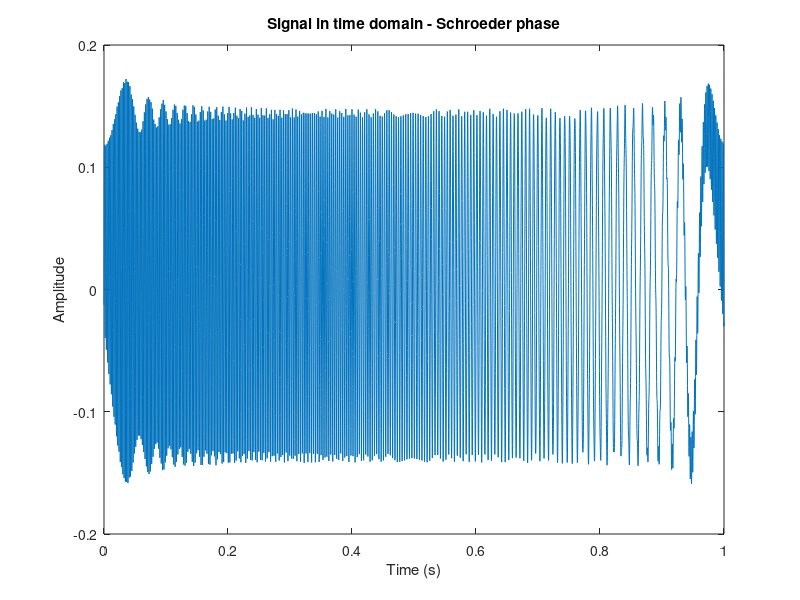
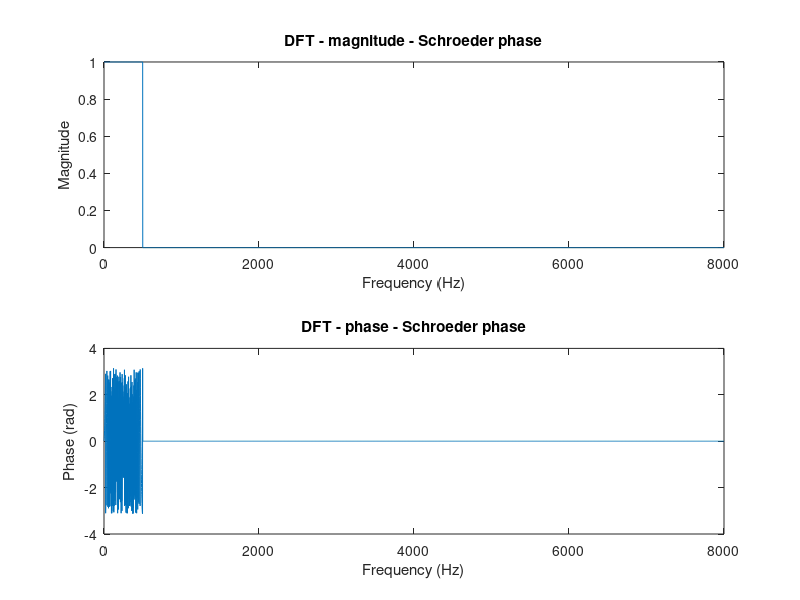

Recreate these plots in MATLAB, in order.
clear; close all; clc;

freq_res = 1;   % Frequency resolution in Hz
fs = 8000;      % Sampling frequency in Hz
rep = 1;       % Number of periods

T = 1/freq_res; % period
t = 0:1/fs:T; % Time axis
N = length(t); % Number of samples

K = 500; % Excited frequencies

RMS_sig = 0.1; % RMS value of the signal

X_schr = zeros(N, 1); % Initialize the spectrum
X_const = zeros(N, 1); % Initialize the spectrum
X_unif = zeros(N, 1); % Initialize the spectrum
X_rand = zeros(N, 1); % Initialize the spectrum
%X_rand_noise = randn(N, 1) + 1j * randn(N, 1);

for k = 1:K*T
    phi_schr = (k*(k+1)*pi)/K; % Schroeder phase
    phi_const = 0; % Constant phase
    phi_unif = unifrnd(-pi, pi); % Uniform phase
    phi_rand = randn(1,1); % Random phase
    X_schr(k) = exp(1j*phi_schr);
    X_const(k) = exp(1j*phi_const);
    X_unif(k) = exp(1j*phi_unif);
    X_rand(k) = exp(1j*phi_rand);
end

x_schr = N*real(ifft(X_schr)); % Generate the signal
x_const = N*real(ifft(X_const)); % Generate the signal
x_unif = N*real(ifft(X_unif)); % Generate the signal
x_rand = N*real(ifft(X_rand)); % Generate the signal
%x_rand_noise = N*real(ifft(X_rand_noise)); % Generate the signal
x_rand_noise = randn(N,1); % Periodic noise signal
[b, a] = cheby1(5,2,K/(fs/2),'low');
x_rand_noise = filter(b,a,x_rand_noise);

x_schr = x_schr*RMS_sig/rms(x_schr); % Normalize the signal
x_const = x_const*RMS_sig/rms(x_const); % Normalize the signal
x_unif = x_unif*RMS_sig/rms(x_unif); % Normalize the signal
x_rand = x_rand*RMS_sig/rms(x_rand); % Normalize the signal
x_rand_noise = x_rand_noise*RMS_sig/rms(x_rand_noise); % Normalize the signal

save("x_schr_2_10_periodic.mat", "x_schr");
save("x_const_2_10_periodic.mat", "x_const");
save("x_unif_2_10_periodic.mat", "x_unif");
save("x_rand_2_10_periodic.mat", "x_rand");
save("x_rand_noise_2_10_periodic.mat", "x_rand_noise");


% Plot (time domain)
figure;
plot((0:length(x_schr)-1)/fs, x_schr);
title('Signal in time domain - Schroeder phase');
xlabel('Time (s)');
ylabel('Amplitude');

% Plot (frequency domain)
figure;
f = 0:freq_res:(N-1)*freq_res;
subplot(2, 1, 1);
plot(f, abs(X_schr(1:length(f))));
title('DFT - magnitude - Schroeder phase');
xlabel('Frequency (Hz)');
ylabel('Magnitude');
subplot(2, 1, 2);
plot(f, angle(X_schr(1:length(f))));
title('DFT - phase - Schroeder phase');
xlabel('Frequency (Hz)');
ylabel('Phase (rad)');
